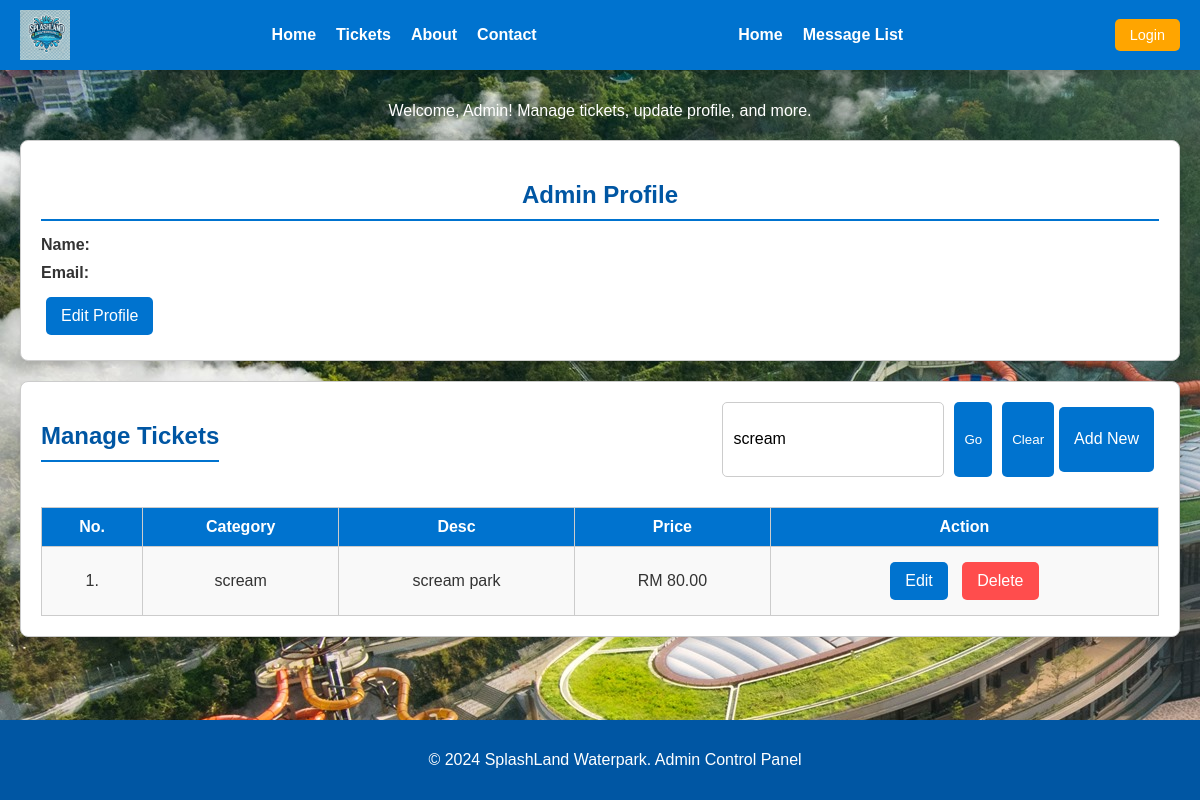
Screenshot of /admincontrolpanel.php?keyword=scream with the database file from the repository.
### tables this page shows
CREATE TABLE `ticket` (
  `id` int(11) NOT NULL,
  `ticket_type` varchar(255) NOT NULL,
  `price` decimal(10,2) NOT NULL,
  `description` varchar(250) NOT NULL,
  `image` longblob NOT NULL
);

### admincontrolpanel.php (the view, shortened to what this page needs)
<!DOCTYPE html>
<html lang="en">
<head>
    <link rel="stylesheet" href="admincontrolpanel.css">
</head>
<?php
include('header.php');
include('db_connection.php');
$keywordURL = '';
if (isset($_GET['keyword'])) {
    $keywordURL = $_GET['keyword'];
    $keyword = "%" . mysqli_real_escape_string($conn, $keywordURL) . "%";
    $query = "SELECT * FROM ticket WHERE ticket_type LIKE ? OR description LIKE ?";
    $stmt = mysqli_prepare($conn, $query);
    mysqli_stmt_bind_param($stmt, "ss", $keyword, $keyword);
    mysqli_stmt_execute($stmt);
    $result = mysqli_stmt_get_result($stmt);
} else {
    $query = "SELECT * FROM ticket";
    $result = mysqli_query($conn, $query);
}
?>
<body>
    <div>
        <h1>Admin Control Panel</h1>
        <div style="display:flex; justify-content:center; padding-top: 10px; color: white;">Welcome, Admin! Manage tickets, update
            profile, and more.</div>
    </div>
    <div class="admin-container">
        <section class="admin-profile">
            <h2>Admin Profile</h2>
            <div class="profile-info">
                <p><strong>Name:</strong> <span id="user-name"></span></p>
                <p><strong>Email:</strong> <span id="user-email"></span></p>
                <button class="btn" onclick="gotopage('editprofileform.php')">Edit
                    Profile</button>
            </div>
        </section>
        <div class="ticket-management">
            <div style="display:flex; padding-bottom: 15px; justify-content: space-between">
                <h2>Manage Tickets</h2>
                <div style="display:flex;">
                    <div class="search">
                        <input name="keyword" id="keyword" type="text" placeholder="Search by Type/Desc..."
                            onkeydown="if (event.key === 'Enter') search()" value="<?php echo $keywordURL; ?>">
                        <button onclick="search()">Go</button>
                        <button onclick="clearSearch()">Clear</button>
                    </div>
                    <button class="btn" onclick="gotopage('ticket_form.php')">Add New</button>
                </div>
            </div>
            <div class="ticket-options">
                <table>
                    <tr>
                        <th>No.</th>
                        <th>Category</th>
                        <th>Desc</th>
                        <th>Price</th>
                        <th>Action</th>
                    </tr>
                    <?php
                    if ($result->num_rows > 0) {
                        $count = 1;
                        while ($row = $result->fetch_assoc()) {
                            echo "<tr>";
                            echo "<td>" . $count . ".</td>";
                            echo "<td>" . htmlspecialchars($row['ticket_type']) . "</td>";
                            echo "<td>" . htmlspecialchars($row['description']) . "</td>";
                            echo "<td>RM " . number_format($row['price'], 2) . "</td>";
                            echo "<td>
                                    <button class='btn' onclick=\"gotopage('editticketform.php?id=" . $row['id'] . "')\">Edit</button>
                                    <button class='btn' onclick=\"gotopage('deleteticketform.php?id=" . $row['id'] . "')\">Delete</button>
                                  </td>";
                            echo "</tr>";
                            $count++;
                        }
                    } else {
                        echo "<tr><td colspan='5'>No tickets found</td></tr>";
                    }
                    ?>
                </table>
            </div>
        </div>
    </div>
    <footer class="admin-footer">
        <p>&copy; 2024 SplashLand Waterpark. Admin Control Panel</p>
    </footer>
</body>
</html>

### admincontrolpanel.css (style rules this page uses)
body { font-family: 'Arial', sans-serif; margin: 0; padding: 0; background-color: #f0f8ff; color: #333; background-image: url('assets/contactbackground.jpg'); }
h1 { text-align: center; color: #0073cf; margin-top: 20px; font-size: 2.5rem; }
h2 { color: #0056a3; border-bottom: 2px solid #0073cf; padding-bottom: 10px; margin-bottom: 15px; }
.admin-profile { background-color: #ffffff; border: 1px solid #cccccc; border-radius: 8px; padding: 20px; margin: 20px; box-shadow: 0px 4px 6px rgba(0, 0, 0, 0.1); text-align: center; }
.profile-info { text-align: left; }
.profile-info p { margin: 10px 0; }
.btn { background-color: #0073cf; color: white; border: none; padding: 10px 15px; border-radius: 5px; cursor: pointer; font-size: 1rem; margin: 5px; transition: background-color 0.3s ease; }
.btn[onclick*="delete"] { background-color: #ff4d4d; }
.ticket-management { background-color: #ffffff; border: 1px solid #cccccc; border-radius: 8px; padding: 20px; margin: 20px; box-shadow: 0px 4px 6px rgba(0, 0, 0, 0.1); }
.ticket-management table { width: 100%; border-collapse: collapse; margin-top: 15px; }
.ticket-management table th, .ticket-management table td { border: 1px solid #cccccc; padding: 10px; text-align: center; }
.ticket-management table th { background-color: #0073cf; color: white; }
.ticket-management table tr:nth-child(even) { background-color: #f9f9f9; }
.search { display: flex; gap: 10px; }
.search input { padding: 10px; border: 1px solid #cccccc; border-radius: 5px; font-size: 1rem; width: 200px; }
.search button { background-color: #0073cf; color: white; border: none; padding: 10px; border-radius: 5px; cursor: pointer; transition: background-color 0.3s ease; }
.admin-footer { background-color: #0056a3; color: white; text-align: center; padding: 15px; position: absolute; bottom: 0; width: 100%; }

### rows the page displays
ticket: ticket_type "scream", description "scream park", price "80.00"
